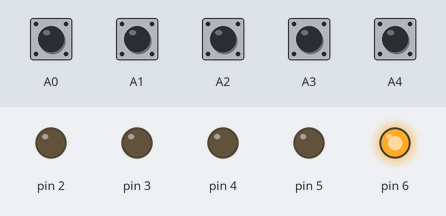
A sketch run on a simulated Arduino Uno, built with avr-gcc and run on an emulated ATmega328P. Parts: output pins drawn as LEDs (lit = HIGH). The test bench sets the inputs (shaded band); at power-on: A0–4 HIGH.

Above: at 1.4 s.
1.5 s: A4 pulled LOW for 0.15 s
At 3.7 s:
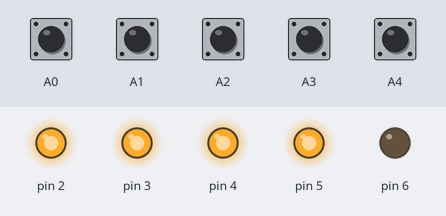
4.6 s: A0 pulled LOW for 0.15 s
At 5.1 s:
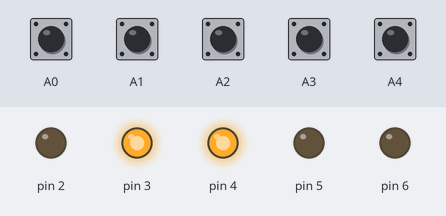
6.3 s: A1 pulled LOW for 0.15 s
At 7.5 s:
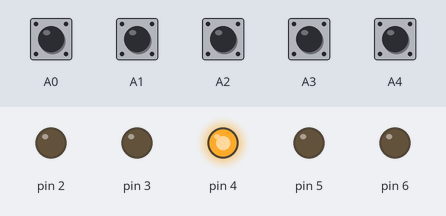
8.0 s: A4 pulled LOW for 1 s
At 10.0 s:
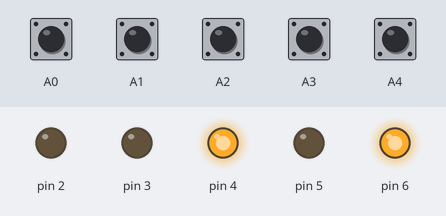
10.5 s: A0 pulled LOW for 1 s
At 12.0 s:
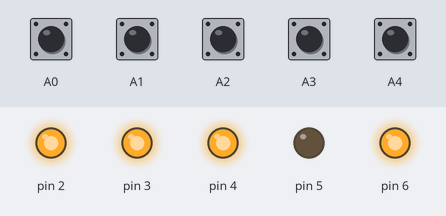
13.0 s: A1 pulled LOW for 1 s
At 15.1 s:
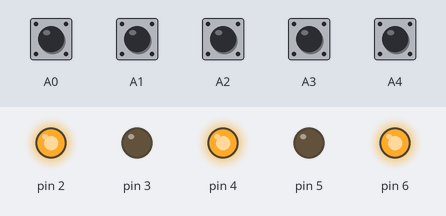
Timing chart, 0 to 16.5 s (numbered marks = the images above; inputs shaded):
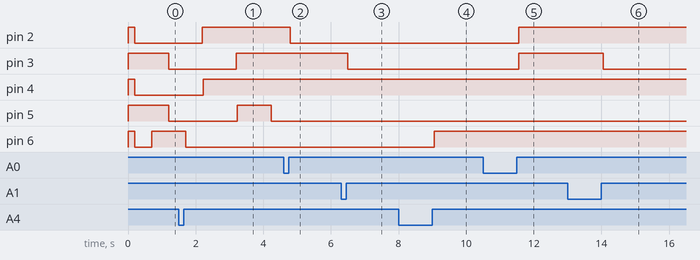

Measured:
- after the input at 1.5 s, pin 6: HIGH → LOW after 0.20 s
- after the input at 4.6 s, pin 2: HIGH → LOW after 0.20 s
- after the input at 6.3 s, pin 3: HIGH → LOW after 0.20 s
- after the input at 8.0 s, pin 6: LOW → HIGH after 1.0 s
- after the input at 10.5 s, pin 2, pin 3: LOW → HIGH after 1.1 s
- after the input at 13.0 s, pin 3: HIGH → LOW after 1.1 s

The sketch:

bathroom.ino
```cpp
/* :mode=c:
 * bathroom -
 *  Carlo Amaglio, Via Emigli 10 - 25081 Bedizzole (Italy)
 *
 * Released into the public domain
 */

#include <avr/wdt.h>
#include <Wire.h>
#include "utils.h"
#include "rele.h"
#include "fan.h"
#include "light.h"
#include "lightshower.h"


/**
 *
 */
void setup() {
  Serial.begin(9600);
  while (!Serial) ; // wait for Arduino Serial Monitor
  delay(200);

  fanSetup();
  lightSetup();
  lightShowerSetup();

  p("setup executed\n");
  wdt_enable(WDTO_2S);
}

/**
 *
 */
void loop() {
	fanLoop();
	lightLoop();
	lightShowerLoop();

	wdt_reset();
}
```

fan.cpp
```cpp
/*
 * fan.cpp - control a fan in the bathroom
 *  Carlo Amaglio, Via Emigli 10 - 25081 Bedizzole (Italy)
 *
 * Released into the public domain
 */

#include <arduino.h>
#include "utils.h"
#include "rele.h"
#include "fan.h"

#define PERIOD 10*60*1000L
#define	BTNINP			A4
#define OUT				6
static DigitalInput btnInput(BTNINP, 0);
static MultiFunctionBtn btn(&btnInput);
static Rele rele(OUT);
static int umidity;
static int btstate;
static int umstate;
static Delay t;

void fanSetup() {
	btstate = -1;
	umstate = 0;
	rele.setValue(0);
}

void fanLoop() {
	//return;
	if (btstate >= 0) {
		int v = btn.value();
		if (v==1) {
			t.set(PERIOD);
			btstate = !btstate;
		} else if (v==2) {
			t.set(10*PERIOD);
			btstate = !btstate;
		} else if (btstate==1 && t.value()) {
			btstate = 0;
		}

		if (umidity > 70) {
			umstate = 1;
		} else if (umidity < 65) {
			umstate = 0;
		}

		rele.setValue(btstate || umstate);
	} else {
		if (btstate == -1) {
			rele.setValue(1);
			t.set(500L);
			btstate = -2;
		} else if (btstate==-2 && t.value()) {
			rele.setValue(0);
			t.set(500L);
			btstate = -3;
		} else if (btstate==-3 && t.value()) {
			btstate = 0;
		}
	}
}
```

fan.h
```cpp
/*
 * fan.h -
 *  Carlo Amaglio, Via Emigli 10 - 25081 Bedizzole (Italy)
 *
 * Released into the public domain
 */

#ifndef FAN_H
#define FAN_H


extern void fanSetup();
extern void fanLoop();


#endif
```

light.cpp
```cpp
/*
 * light.cpp - control main lights in the bathroom.
 *	There're two indipendent main lights. There is a ON/OFF switch near the door and a button near the mirror.
 *
 *  Carlo Amaglio, Via Emigli 10 - 25081 Bedizzole (Italy)
 *
 *	Released into the public domain
 */

#include <arduino.h>
#include "utils.h"
#include "rele.h"
#include "light.h"

#define	SWITCHINP		A0	// main lights door ON/OFF switch
#define	BTNINP			A1	// main lights mirror button
#define LIGHT1OUT		2	// main light 1 output
#define LIGHT2OUT		3	// main light 2 output
#define AUTOOFFPERIOD	(2*3600L*1000L)
static DigitalInput doorBtnInput(SWITCHINP, 0);
static MultiFunctionBtn doorBtn(&doorBtnInput);
static DigitalInput mirrorBtnInput(BTNINP, 0);
static MultiFunctionBtn mirrorBtn(&mirrorBtnInput);

static Rele light1Rele(LIGHT1OUT);
static Rele light2Rele(LIGHT2OUT);

void lightSetup() {
	light1Rele.setValue(0);
	light2Rele.setValue(0);
}

void lightLoop() {
	static int state = -1;
	static Delay autoOff;
	int v;

	//return;

	if (state >= 0) {
		/* Door button:
		 * 	with short push/release switch ON/OFF only the first light
		 *	with long push/release switch ON/OFF both the first and second lights
		 */
		v = doorBtn.value();
		if (v) autoOff.set(AUTOOFFPERIOD);	// retrig the auto Off timer
		if (v==1) {
			if (state==0) state = 1;
			else state = 0;
		} else if (v==2) {
			if (state==0) state = 1|2;
			else state = 0;
		}

		/* Mirror button:
		 * 	with short push/release cycle through the sequence 01->11->10->00->10
		 *	with long push/release switch ON/OFF both the first and second lights
		 */
		v = mirrorBtn.value();
		if (v) autoOff.set(AUTOOFFPERIOD);	// retrig the auto Off timer
		if (v==1) {
			if (state==0) state = 2;
			else if (state==2) state = 0;
			else if (state==1) state = 3;
			else if (state==3) state = 2;
		} else if (v==2) {
			if (state==0) state = 1|2;
			else state = 0;
		}

		// switch off everithing if auto Off timer is expired
		if (autoOff.value()) {
			state = 0;
		}
		light1Rele.setValue(state & 1);
		light2Rele.setValue(state & 2);
	} else {
		if (state == -1) {
			light1Rele.setValue(1);
			light2Rele.setValue(0);
			autoOff.set(1000L);
			state = -2;
		} else if (state==-2 && autoOff.value()) {
			light1Rele.setValue(1);
			light2Rele.setValue(1);
			autoOff.set(1000L);
			state = -3;
		} else if (state==-3 && autoOff.value()) {
			light1Rele.setValue(0);
			light2Rele.setValue(1);
			autoOff.set(1000L);
			state = -4;
		} else if (state==-4 && autoOff.value()) {
			light1Rele.setValue(0);
			light2Rele.setValue(0);
			autoOff.set(1000L);
			state = -5;
		} else if (state==-5 && autoOff.value()) {
			state = 0;
		}
	}
}
```

light.h
```cpp
/*
 * light.h -
 *  Carlo Amaglio, Via Emigli 10 - 25081 Bedizzole (Italy)
 *
 *	Released into the public domain
 */

#ifndef LIGHT_H
#define LIGHT_H

extern void lightSetup();
extern void lightLoop();

#endif
```

lightshower.cpp
```cpp
/*
 * lightshower.cpp - control shower lights in the bathroom.
 *
 *
 *  Carlo Amaglio, Via Emigli 10 - 25081 Bedizzole (Italy)
 *
 *	Released into the public domain
 */

#include <arduino.h>
#include "utils.h"
#include "rele.h"
#include "lightshower.h"

#define BTNINP				A2
#define OUT					4
#define NICHEOUT			5
#define	PIRINP				A3	// PIR sensor input
static DigitalInput			pirInput(PIRINP, 1);
#define PIROFFPERIOD		(2*60L*1000L)

#define AUTOOFFPERIOD		(2*3600L*1000L)
static DigitalInput btnInput(BTNINP, 0);
static MultiFunctionBtn btn(&btnInput);

static Rele rele(OUT);
static Rele nicheRele(NICHEOUT);

void lightShowerSetup() {
	rele.setValue(0);
	nicheRele.setValue(0);
}

void lightShowerLoop(int cmd) {
	static int state = -1;
	static Delay autoOff;

	static int pirState = 0;
	static Delay pirTimer;

	if (cmd==1) {
		state = 0;
		pirState = 0;
	}

	//return;
	if (state >= 0) {
		int v;

		/* button:
		 * 	with short push/release cycle through the sequence 00->10->11->01->00
		 *	with long push/release switch ON/OFF both the first and second lights
		 */
		v = btn.value();
		if (v) autoOff.set(AUTOOFFPERIOD);	// retrig the auto Off timer
		if (v==1) {
			if (state==0) state = 2;
			else if (state==2) state = 3;
			else if (state==3) state = 1;
			else if (state==1) state = 0;
		} else if (v==2) {
			if (state==0) state = 1|2;
			else state = 0;
		}

		// switch off everithing if auto Off timer is expired
		if (autoOff.value()) {
			state = 0;
		}


		if (state) {	// if light switched on by button disable pir sensor
			pirState = 0;
		} else if (pirInput.value()) {
			if (pirState==0) p("PIR ON\n");
			p("PIR=1\n");
			pirState = 1;
			pirTimer.set(PIROFFPERIOD);
		} else {
			p("PIR=0\n");
			if (pirState && pirTimer.value()) {
				pirState = 0;
			}
		}

		rele.setValue(state & 1);
		nicheRele.setValue((state & 2) || pirState);
	} else {
		if (state == -1) {
			rele.setValue(1);
			nicheRele.setValue(0);
			autoOff.set(1010L);
			state = -2;
		} else if (state==-2 && autoOff.value()) {
			rele.setValue(1);
			nicheRele.setValue(1);
			autoOff.set(1010L);
			state = -3;
		} else if (state==-3 && autoOff.value()) {
			rele.setValue(0);
			nicheRele.setValue(1);
			autoOff.set(1010L);
			state = -4;
		} else if (state==-4 && autoOff.value()) {
			rele.setValue(0);
			nicheRele.setValue(0);
			autoOff.set(1010L);
			state = -5;
		} else if (state==-5 && autoOff.value()) {
			state = 0;
		}
	}
}


void lightShowerSwitchOff() {
	lightShowerLoop(1);
}
```

lightshower.h
```cpp
/*
 * lightshower.h -
 *  Carlo Amaglio, Via Emigli 10 - 25081 Bedizzole (Italy)
 *
 *	Released into the public domain
 */

#ifndef LIGHTSHOWER_H
#define LIGHTSHOWER_H

extern void lightShowerSetup();
extern void lightShowerLoop(int cmd=0);

#endif
```

rele.cpp
```cpp
/*
 * rele.cpp - control a single rele. It can be local or (to be developed) remoted to an I2C expansion device
 *  Carlo Amaglio, Via Emigli 10 - 25081 Bedizzole (Italy)
 *
 * Released into the public domain
 */

#include <arduino.h>
#include "rele.h"


Rele::Rele() {
}

Rele::Rele(int addr, int value=0) {
  init(addr, value);
}

void Rele::init(int addr, int value=0) {
  this->addr = addr;
  pinMode(addr, OUTPUT);
  setValue(value);
}

void Rele::setValue(int value) {
  digitalWrite(addr, value==0);
  _value = value;
}

int Rele::value() {
  return _value;
}
```

rele.h
```cpp
/*
 * rele.h -
 *  Carlo Amaglio, Via Emigli 10 - 25081 Bedizzole (Italy)
 *
 * Released into the public domain
 */

#ifndef RELE_H
#define RELE_H

#include <arduino.h>

class Rele {
  public:
    Rele();
    Rele(int addr, int state=0);
    void init(int addr, int state=0);
    void setValue(int value);
    int value();
  private:
    int addr;
    char _value;
};

#endif
```

utils.cpp
```cpp
/*
 * utils.cpp -
 *  Carlo Amaglio, Via Emigli 10 - 25081 Bedizzole (Italy)
 *
 * Released into the public domain
 */

#include "utils.h"

Debounce::Debounce(DigitalInput *input, long delay) {
	this->input = input;
	this->delay = delay;
	lastTime = millis();
	lastInput = 0;
	state = 0;
}

void Debounce::task() {
	char in = input->value();
	if (in != lastInput) lastTime = millis();
	if ((millis() - lastTime) > delay) {
		state = in;
	}
	lastInput = in;
}


int Pulse::value() {
	Debounce::task();
	int v = Debounce::value();
	switch (state) {
		case 0:
			if (v) {
				state = 1;
				return 1;
			}
			break;
		case 1:
			if (!v) {
				state = 0;
				return -1;
			}
			break;
	}
	return 0;
}


int MultiFunctionBtn::value() {
	int p = Pulse::value();	// 0, 1, -1
	switch (state) {
		case 0:
			if (p==1) {
				state = 1;
				t->set(1000);
			}
			break;
		case 1:
			if (p==-1) {
				state = 0;
				return 1;
			} else if (t->value()) {
				state = 0;
				return 2;
			}
			break;
	}
	return 0;
}
```

utils.h
```cpp
/*
 * utils.h -
 *  Carlo Amaglio, Via Emigli 10 - 25081 Bedizzole (Italy)
 *
 * Released into the public domain
 */

#ifndef UTILS_H
#define UTILS_H

#include <arduino.h>
//#define DEBUG
#ifdef DEBUG
#include <stdio.h>
#endif

class Delay {
  public:
	Delay() {};
	void set(unsigned long interval) {
		this->interval = interval;
		this->start = millis();
	};
	// 1=elapsed
	int value() {
		return (millis() - start) >= interval;
	};
  private:
	unsigned long start;
	unsigned long interval;
};


class DigitalInput {
  public:
    DigitalInput(int addr, char trueValue=1) {
		this->addr = addr;
		this->trueValue = (trueValue!=0);
		if (addr>=A0) {
			pinMode(addr,  INPUT_PULLUP);
		} else {
			pinMode(addr, INPUT);
			digitalWrite(addr, 1);
		}
	}
    char value() { return (digitalRead(addr)!=0) == trueValue; }
  private:
	int addr;
	char trueValue;
};


class Debounce {
  public:
    Debounce(DigitalInput *input, long delay=50);
    void task();
    char value() { return state; }
  private:
	DigitalInput *input;
	long delay;
	long lastTime;
	char lastInput;
    char state;
};


class Pulse : Debounce {
	public:
		Pulse(DigitalInput *input, long delay) : Debounce(input, delay) {}
		Pulse(DigitalInput *input) : Debounce(input) {}
		int value();
	private:
		int state;
};


class MultiFunctionBtn : Pulse {
	public:
		MultiFunctionBtn(DigitalInput *input) : Pulse(input) {}
		int value();	// 0=no edge event, 1=rising edge, -1=falling edge
	private:
		int state;
		Delay t[1];
};


#ifdef DEBUG
#define p(S)	Serial.print(S)
#define pln(S)	Serial.println(S)
#else
#define p(S)
#define pln(S)
#endif

#endif
```
